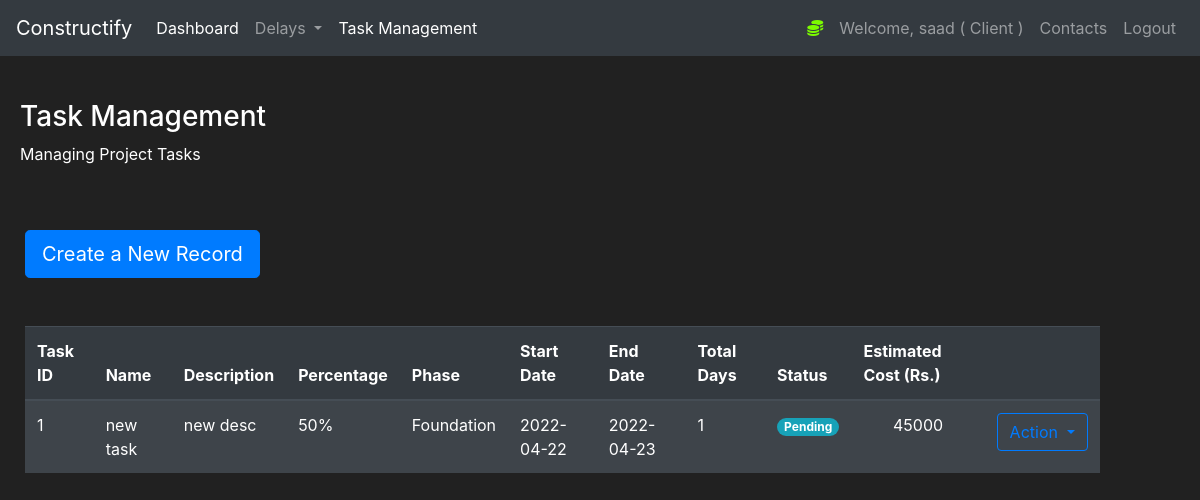
The app's page /Tasks (signed in) with its own data.
### construct/models.py (models this page shows, shortened)
class User(db.Model, UserMixin):
    id = db.Column(db.Integer(), nullable=False, primary_key=True)
    username = db.Column(db.String(length=30), nullable=False, unique=True)
    email_address = db.Column(db.String(length=50),
                              nullable=False, unique=True)
    password_hash = db.Column(db.String(length=50),
                              nullable=False, unique=True)
    role = db.Column(db.String(length=30), nullable=False, unique=False)
    contact_number = db.Column(db.String(length=30), nullable=False, unique=False)
    @property
    def password(self):
        return self.password

class Tasks(db.Model):
    id = db.Column(db.Integer(), nullable=False, primary_key=True)
    Name = db.Column(db.String(length=30), nullable=False)
    description = db.Column(db.String(length=30), nullable=False)
    phase = db.Column(db.String(length=30), nullable=False)
    Percentage = db.Column(db.Integer(), nullable=False)
    start_date = db.Column(db.String(length=30), nullable=False)
    end_date = db.Column(db.String(length=30), nullable=False)
    status = db.Column(db.String(length=30), nullable=True, default="Pending")
    total_estimated_cost = db.Column(db.String(length=30), nullable=False)
    total_days = db.Column(db.Integer(), nullable=False)

### construct/routes.py (the view, shortened to what this page needs)
@app.route("/Tasks", methods=['GET', 'POST'])
@login_required
def Taskpage():
    taskform = TaskForm()
    tasks = Tasks.query.all()
    pending_tasks= Tasks.query.filter(Tasks.status == "Pending").count()
    completed_tasks= Tasks.query.filter(Tasks.status == "Completed").count()
    inprogress_tasks= Tasks.query.filter(Tasks.status == "In Progress").count()
    data = {'Task' : 'Status', 'Pending' : pending_tasks, 'In Progress' : inprogress_tasks, 'Completed' : completed_tasks}
    if request.method == "GET":
        return render_template('Tasks.html', tasks=tasks, taskform=taskform, inprogress_tasks=inprogress_tasks,completed_tasks=completed_tasks, pending_tasks=pending_tasks, data=data)

### construct/models.py (called while the page is built)
@login_manager.user_loader
def load_user(user_id):
    return User.query.get(int(user_id))

### construct/templates/Tasks.html (shortened to what this page needs)
{% extends 'base.html' %}
{% block content%}
<div style="margin-top:20px;margin-left:20px">
    <h3>Task Management</h3>
    <p>Managing Project Tasks</p>
</div>
<div class="row" style="margin-top:20px;margin-left:10px">
    <div class="col-11">
        <br>
        <button type="button" class="btn btn-primary btn-lg" data-toggle="modal" data-target="#TaskModal"
            data-whatever="@mdo">Create a New Record</button>
        <br><br><br>
        <table class="table table-striped table-dark">
            <thead>
                <tr>
                    <th scope="col">Task ID</th>
                    <th scope="col">Name</th>
                    <th width="10% scope=" col">
                        <center>Description</center>
                    </th>
                    <th width="10% scope=" col">Percentage</th>
                    <th scope="col">Phase</th>
                    <th scope="col">Start Date</th>
                    <th scope="col">End Date</th>
                    <th scope="col">Total Days</th>
                    <th scope="col">Status</th>
                    <th scope="col">Estimated Cost (Rs.)</th>
                    <th scope="col"></th>
                </tr>
            </thead>
            <tbody>
                {% for task in tasks %}
                <tr>
                    <td>{{task.id}}</td>
                    <td>{{task.Name}}</td>
                    <td width="5%">{{task.description}}</td>
                    <td width="5%">{{task.Percentage}}%</td>
                    <td>{{task.phase}}</td>
                    <td>{{task.start_date}}</td>
                    <td>{{task.end_date}}</td>
                    <td>{{task.total_days}}</td>
                    {% if 'Pending' in task.status %}
                    <td><span class="badge badge-pill badge-info">{{task.status}}</span></td>
                    {% endif %}
                    <td>
                        <center>{{task.total_estimated_cost}}</center>
                    </td>
                    <td>
                        <div class="btn-group">
                            <button type="button" class="btn btn-outline-primary dropdown-toggle" data-toggle="dropdown"
                                aria-haspopup="true" aria-expanded="false">
                                Action
                            </button>
                        </div>
                    </td>
                </tr>
                {% endfor %}
            </tbody>
        </table>
    </div>
</div>
</div>
{% endblock %}

### construct/templates/base.html (shortened to what this page needs)
<!doctype html>
<html lang="en">
<head>
    <link rel="stylesheet" type="text/css" href="https://stackpath.bootstrapcdn.com/bootstrap/4.2.1/css/bootstrap.min.css">
</head>
<body>
    <div id="content">
        <nav class="navbar navbar-expand-md navbar-dark bg-dark">
            <a class="navbar-brand" href="#">Constructify</a>
            <div class="collapse navbar-collapse" id="navbarNav">
                <ul class="navbar-nav mr-auto">
                    <li class="nav-item active">
                        <a class="nav-link" href="{{url_for('homepage')}}">Dashboard </a>
                    </li>
                    <li class="nav-item dropdown">
                        <a class="nav-link dropdown-toggle" href="{{url_for('delaypage')}}" id="navbarDropdown"
                            role="button" data-toggle="dropdown" aria-haspopup="true" aria-expanded="false">
                            Delays
                        </a>
                    </li>
                    <li class="nav-item active">
                        <a class="nav-link" href="{{url_for('Taskpage')}}">Task Management </a>
                    </li>
                </ul>
                {% if current_user.is_authenticated %}
                <ul class="navbar-nav">
                    <li class="nav-item">
                    <li class="nav-item">
                        <a class="nav-link" style="color: lawngreen; font-weight:bold">
                            <i class="fas fa-coins"></i>
                        </a>
                    </li>
                    <a class="nav-link">Welcome, {{ current_user.username }} ( {{ current_user.role  }}  )</a>
                    </li>
                    {% if current_user.role == 'Client' %}
                    <li class="nav-item">
                        <a class="nav-link" href="{{url_for('Contactspage')}}">Contacts</a>
                    </li>
                    {% endif %}
                    <li class="nav-item">
                        <a class="nav-link" href="{{url_for('logout_page')}}">Logout</a>
                    </li>
                    {% endif %}
            </div>
        </nav>
        <br>
        {% block content%}
        {% endblock %}
</body>
</html>

### construct/templates/base.html (style rules this page uses)
body { background-color: #212121; color: white }

### records on screen
User: username "saad", role "Client"
Tasks: id "1", Name "new task", description "new desc", Percentage "50", phase "Foundation", start_date "2022-04-22", end_date "2022-04-23", total_days "1", status "Pending", total_estimated_cost "45000"
